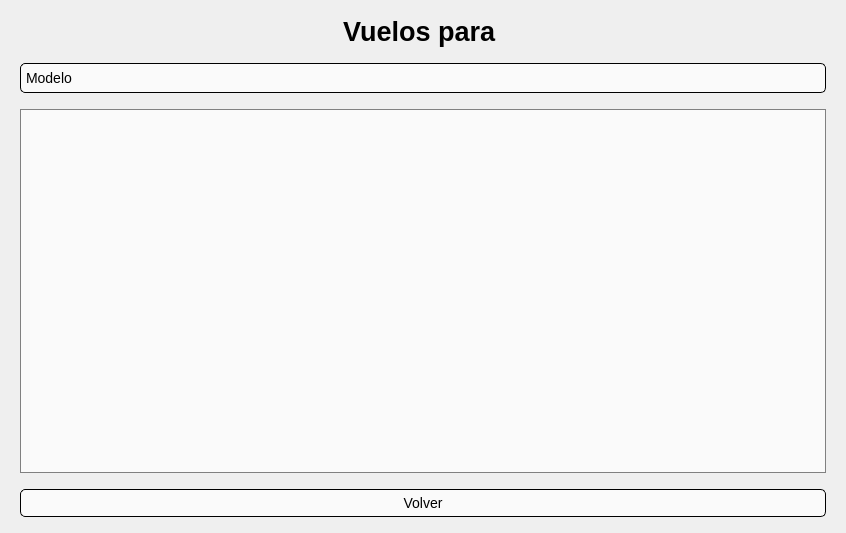
<?xml version="1.0" encoding="UTF-8"?>
<ui version="4.0">
 <class>MainWindow</class>
 <widget class="QMainWindow" name="MainWindow">
  <property name="geometry">
   <rect>
    <x>0</x>
    <y>0</y>
    <width>846</width>
    <height>533</height>
   </rect>
  </property>
  <property name="minimumSize">
   <size>
    <width>755</width>
    <height>485</height>
   </size>
  </property>
  <property name="windowTitle">
   <string>Vuelos App</string>
  </property>
  <property name="styleSheet">
   <string notr="true">QWidget#principal {
    background-image: url(recursos/media/fondo.jpg);
    background-repeat: no-repeat;
    background-position: center;
    background-size: cover; /* Ajusta la imagen al tamaño de la ventana */
}</string>
  </property>
  <widget class="QWidget" name="principal">
   <property name="styleSheet">
    <string notr="true"/>
   </property>
   <layout class="QVBoxLayout" name="verticalLayout_2">
    <property name="spacing">
     <number>16</number>
    </property>
    <property name="leftMargin">
     <number>20</number>
    </property>
    <property name="topMargin">
     <number>16</number>
    </property>
    <property name="rightMargin">
     <number>20</number>
    </property>
    <property name="bottomMargin">
     <number>16</number>
    </property>
    <item>
     <widget class="QLabel" name="te_titulo">
      <property name="font">
       <font>
        <family>Arial</family>
        <pointsize>20</pointsize>
        <bold>true</bold>
       </font>
      </property>
      <property name="layoutDirection">
       <enum>Qt::LeftToRight</enum>
      </property>
      <property name="styleSheet">
       <string notr="true">color: black;</string>
      </property>
      <property name="text">
       <string>Vuelos para </string>
      </property>
      <property name="alignment">
       <set>Qt::AlignCenter</set>
      </property>
     </widget>
    </item>
    <item>
     <widget class="QComboBox" name="comboBox">
      <property name="styleSheet">
       <string notr="true">QComboBox {
    background-color: rgba(255, 255, 255, 180); /* Blanco transparente */
    border: 1px solid black; /* Borde negro */
    border-radius: 5px; /* Esquinas redondeadas */
    font-size: 14px; /* Tamaño del texto */
    padding: 5px; /* Espaciado interno */
}

QComboBox:hover {
    background-color: rgba(240, 240, 240, 200); /* Blanco más intenso al pasar el mouse */
}

QComboBox:pressed {
    background-color: rgba(220, 220, 220, 220); /* Blanco más oscuro al presionar */
}

QComboBox QAbstractItemView {
    background-color: rgba(255, 255, 255, 180); /* Fondo blanco transparente para el desplegable */
    border: 1px solid black; /* Borde negro */
    font-size: 14px; /* Tamaño del texto */
    selection-background-color: rgba(200, 200, 255, 150); /* Azul claro al seleccionar */
}

QComboBox QAbstractItemView::item {
    padding: 5px; /* Espaciado interno de los elementos */
    font-weight: normal; /* Texto en normal en los ítems */
}

QComboBox::drop-down {
    border: none; /* Sin borde para la flecha */
    background: transparent; /* Fondo transparente para la flecha */
    width: 20px; /* Ancho de la flecha */
}

QComboBox::down-arrow {
    border: none; /* Sin borde para la flecha */
    width: 12px; /* Ajustamos el tamaño de la flecha */
    height: 12px; /* Ajustamos el tamaño de la flecha */
    background-color: transparent; /* Fondo transparente para la flecha */
}
</string>
      </property>
      <property name="editable">
       <bool>false</bool>
      </property>
      <item>
       <property name="text">
        <string>Modelo</string>
       </property>
      </item>
      <item>
       <property name="text">
        <string>Categoria</string>
       </property>
      </item>
      <item>
       <property name="text">
        <string>Precio</string>
       </property>
      </item>
     </widget>
    </item>
    <item>
     <widget class="QTableWidget" name="tabla_vuelos">
      <property name="layoutDirection">
       <enum>Qt::LeftToRight</enum>
      </property>
      <property name="autoFillBackground">
       <bool>false</bool>
      </property>
      <property name="styleSheet">
       <string notr="true">QTableWidget {
    background-color: rgba(255, 255, 255, 180); /* Fondo blanco semi-transparente */
    border: 1px solid gray; /* Borde negro */
    gridline-color: black; /* Líneas de la tabla en negro */
    font-size: 14px;
    selection-background-color: rgba(100, 100, 255, 150); /* Color al seleccionar fila */
}

QHeaderView::section {
    background-color: rgba(255, 255, 255, 200); /* Fondo blanco para los encabezados */
    font-weight: bold;
    padding: 5px;
}

QTableWidget QHeaderView::section {
    border: none; /* Quitar bordes alrededor de los encabezados */
}

QTableWidget QTableCornerButton::section {
    background-color: rgba(255, 255, 255, 200); /* Esquina superior izquierda */
}

QHeaderView::section {
    background: rgba(255, 255, 255, 200); /* Fondo blanco en los encabezados */
    font-weight: bold; /* Negrita en los encabezados */
    border: 1px solid black;
}

QHeaderView::section:disabled {
    background: rgba(220, 220, 220, 180); /* Fondo de encabezados deshabilitados */
}

QHeaderView::section {
    border: 1px solid black; /* Borde negro */
    padding: 5px;
}

QTableWidget::horizontalHeader {
    qproperty-contains: false; /* Deshabilitar la interacción con los encabezados */
}</string>
      </property>
      <property name="frameShape">
       <enum>QFrame::NoFrame</enum>
      </property>
      <property name="frameShadow">
       <enum>QFrame::Sunken</enum>
      </property>
      <property name="lineWidth">
       <number>1</number>
      </property>
      <property name="horizontalScrollBarPolicy">
       <enum>Qt::ScrollBarAlwaysOff</enum>
      </property>
      <property name="sizeAdjustPolicy">
       <enum>QAbstractScrollArea::AdjustIgnored</enum>
      </property>
      <property name="editTriggers">
       <set>QAbstractItemView::NoEditTriggers</set>
      </property>
      <property name="dragDropMode">
       <enum>QAbstractItemView::NoDragDrop</enum>
      </property>
      <property name="alternatingRowColors">
       <bool>false</bool>
      </property>
      <property name="selectionMode">
       <enum>QAbstractItemView::SingleSelection</enum>
      </property>
      <property name="selectionBehavior">
       <enum>QAbstractItemView::SelectRows</enum>
      </property>
      <property name="textElideMode">
       <enum>Qt::ElideMiddle</enum>
      </property>
      <property name="showGrid">
       <bool>false</bool>
      </property>
      <property name="gridStyle">
       <enum>Qt::SolidLine</enum>
      </property>
      <property name="sortingEnabled">
       <bool>false</bool>
      </property>
      <property name="cornerButtonEnabled">
       <bool>false</bool>
      </property>
      <property name="rowCount">
       <number>0</number>
      </property>
      <property name="columnCount">
       <number>0</number>
      </property>
      <attribute name="horizontalHeaderVisible">
       <bool>true</bool>
      </attribute>
      <attribute name="horizontalHeaderCascadingSectionResizes">
       <bool>true</bool>
      </attribute>
      <attribute name="horizontalHeaderDefaultSectionSize">
       <number>190</number>
      </attribute>
      <attribute name="horizontalHeaderHighlightSections">
       <bool>false</bool>
      </attribute>
      <attribute name="horizontalHeaderStretchLastSection">
       <bool>true</bool>
      </attribute>
      <attribute name="verticalHeaderVisible">
       <bool>false</bool>
      </attribute>
      <attribute name="verticalHeaderHighlightSections">
       <bool>true</bool>
      </attribute>
     </widget>
    </item>
    <item>
     <widget class="QPushButton" name="bt_volver">
      <property name="styleSheet">
       <string notr="true">QPushButton {
    background-color: rgba(255, 255, 255, 180); /* Fondo blanco semi-transparente */
    border: 1px solid black;  /* Borde negro */
    border-radius: 5px;  /* Esquinas redondeadas */
    font-size: 14px;  /* Tamaño del texto */

    padding: 5px;  /* Espaciado interno */
}

QPushButton:hover {
    background-color: rgba(200, 200, 200, 200); /* Cambio de color al pasar el mouse */
}

QPushButton:pressed {
    background-color: rgba(180, 180, 180, 200); /* Color más oscuro al presionar */
}</string>
      </property>
      <property name="text">
       <string>Volver</string>
      </property>
     </widget>
    </item>
   </layout>
  </widget>
 </widget>
 <resources/>
 <connections/>
</ui>
